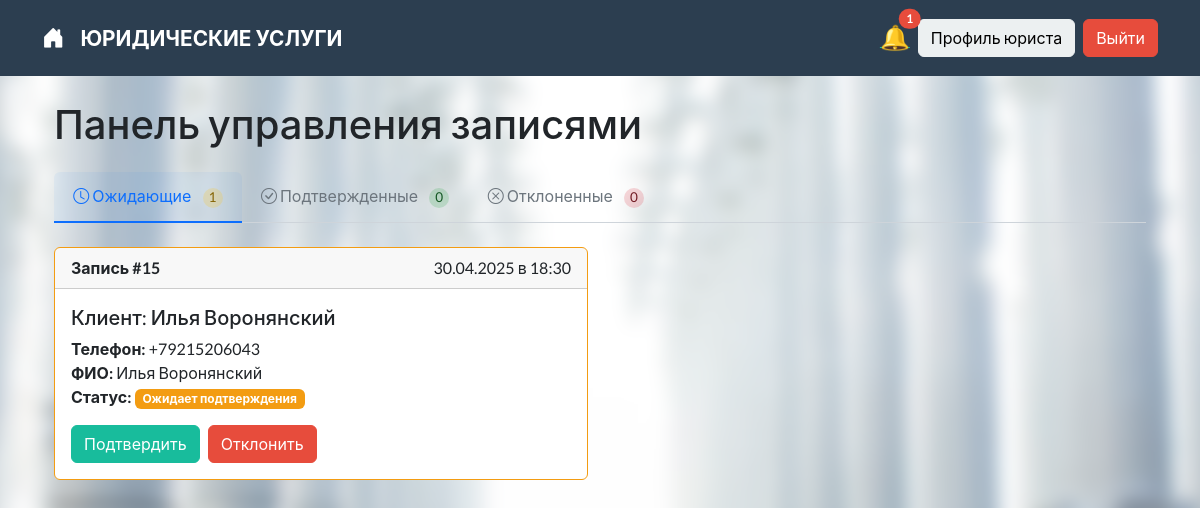
The page /appointments/lawyer_dashboard/ (signed in) on the database as committed earlier.
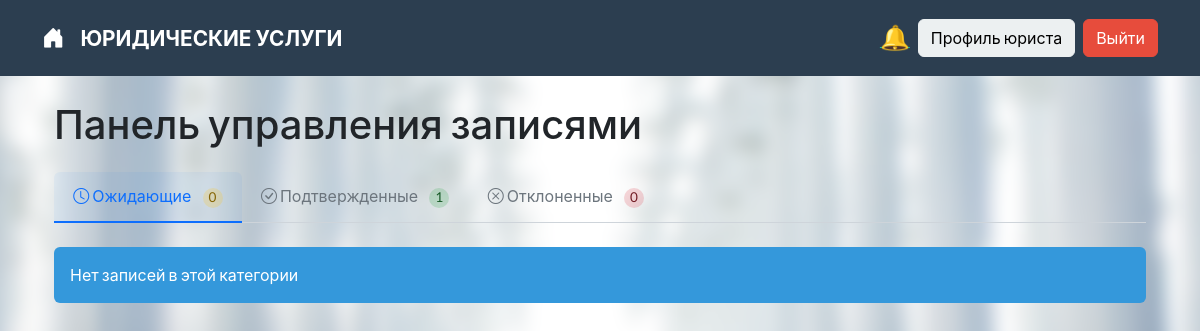
The same page on the database as committed later.
### appointments/models.py (models this page shows, shortened)
class Appointment(models.Model):
    STATUS_CHOICES = [
        ('Pending', 'Ожидает подтверждения'),
        ('Approved', 'Подтверждено'),
        ('Rejected', 'Отклонено'),
    ]
    client = models.ForeignKey(
        settings.AUTH_USER_MODEL,
        on_delete=models.CASCADE,
        related_name='client_appointments',
        verbose_name="Клиент"
    )
    lawyer = models.ForeignKey(
        settings.AUTH_USER_MODEL,
        on_delete=models.CASCADE,
        related_name='lawyer_appointments',
        verbose_name="Юрист"
    )
    date = models.DateTimeField(
        "Дата и время",
        help_text="Дата и время записи"
    )
    status = models.CharField(
        "Статус",
        max_length=10,
        choices=STATUS_CHOICES,
        default='Pending'
    )
    created_at = models.DateTimeField(
        "Создано",
        auto_now_add=True
    )
    updated_at = models.DateTimeField(
        "Обновлено",
        auto_now=True
    )
    class Meta:
        verbose_name = "Запись"
        verbose_name_plural = "Записи"
        ordering = ['-date']
        constraints = [
            models.UniqueConstraint(
                fields=['lawyer', 'date'],
                name='unique_appointment'
            )
        ]
    def get_status_display(self):
        return dict(self.STATUS_CHOICES)[self.status]

### accounts/models.py (models this page shows, shortened)
class CustomUser(AbstractUser):
    username = None
    email = models.EmailField(
        "Email",
        unique=True,
        validators=[
            RegexValidator(
                regex=r'^[\w.%+-]+@[A-Za-z0-9.-]+\.[A-Za-z]{2,}$',
                message="Некорректный формат email"
            )
        ]
    )
    full_name = models.CharField("ФИО", max_length=150)
    phone = models.CharField(
        "Телефон",
        max_length=20,
        unique=True,
        validators=[
            RegexValidator(
                regex=r'^\+?7?\d{10}$',
                message="Телефон должен быть в формате +7XXXXXXXXXX"
            )
        ]
    )
    groups = models.ManyToManyField(
        Group,
        blank=True,
        help_text='The groups this user belongs to. A user will get all permissions granted to each of their groups.',
        verbose_name='groups'
    )
    user_permissions = models.ManyToManyField(
        Permission,
        blank=True,
        help_text='Specific permissions for this user.',
        verbose_name='user permissions'
    )
    USERNAME_FIELD = 'email'
    REQUIRED_FIELDS = ['full_name', 'phone']
    objects = CustomUserManager()

### appointments/views.py (the view)
# urls.py: path('lawyer_dashboard/', views.lawyer_dashboard, name='lawyer_dashboard'),
@login_required
def lawyer_dashboard(request):
    if not request.user.is_staff:
        messages.error(request, "Доступ запрещен. Вы не являетесь юристом.")
        return redirect('home')
    status = request.GET.get('status', 'pending')
    status_map = {
        'pending': 'Pending',
        'approved': 'Approved',
        'rejected': 'Rejected'
    }
    base_appointments = Appointment.objects.select_related('client', 'client__lawyerprofile').filter(lawyer=request.user)
    pending_count = base_appointments.filter(status='Pending').count()
    approved_count = base_appointments.filter(status='Approved').count()
    rejected_count = base_appointments.filter(status='Rejected').count()
    current_status = status_map.get(status, 'pending')
    appointments = base_appointments.filter(status=current_status).order_by('-date')
    context = {
        'appointments': appointments,
        'status': status,
        'pending_count': pending_count,
        'approved_count': approved_count,
        'rejected_count': rejected_count,
    }
    return render(request, 'appointments/lawyer_dashboard.html', context)

### context_processors.py (called while the page is built)
def lawyer_notifications(request):
    from appointments.models import Appointment  # avoid circular imports
    if request.user.is_authenticated and hasattr(request.user, 'lawyerprofile'):
        count = Appointment.objects.filter(lawyer=request.user, status="Pending").count()
        return {'pending_appointments_count': count}
    return {}

### templates/appointments/lawyer_dashboard.html (shortened to what this page needs)
{% extends 'base.html' %}
{% block content %}
<div class="container mt-4">
    <h2 class="mb-4">Панель управления записями</h2>
    <ul class="nav nav-tabs mb-4">
        <li class="nav-item">
            <a class="nav-link {% if status == 'pending' %}active{% endif %}" href="?status=pending">
                <i class="bi bi-clock"></i> Ожидающие
                <span class="status-count pending">{{ pending_count }}</span>
            </a>
        </li>
        <li class="nav-item">
            <a class="nav-link {% if status == 'approved' %}active{% endif %}" href="?status=approved">
                <i class="bi bi-check-circle"></i> Подтвержденные
                <span class="status-count approved">{{ approved_count }}</span>
            </a>
        </li>
        <li class="nav-item">
            <a class="nav-link {% if status == 'rejected' %}active{% endif %}" href="?status=rejected">
                <i class="bi bi-x-circle"></i> Отклоненные
                <span class="status-count rejected">{{ rejected_count }}</span>
            </a>
        </li>
    </ul>
    <div class="row">
        {% for appointment in appointments %}
        <div class="col-md-6 mb-4">
            <div class="card {% if appointment.status == 'Pending' %}border-warning{% elif appointment.status == 'Approved' %}border-success{% else %}border-danger{% endif %}">
                <div class="card-header">
                    <strong>Запись #{{ appointment.id }}</strong>
                    <span class="float-end">
                        {{ appointment.date|date:"d.m.Y" }} в {{ appointment.date|date:"H:i" }}
                    </span>
                </div>
                <div class="card-body">
                    <h5 class="card-title">Клиент: {{ appointment.client.full_name }}</h5>
                    <p class="card-text">
                        <strong>Телефон:</strong> {{ appointment.client.phone|default:"Не указан" }}<br>
                        <strong>ФИО:</strong> {{ appointment.client.full_name|default:"Не указано" }}<br>
                        <strong>Статус:</strong>
                        <span class="badge {% if appointment.status == 'Pending' %}bg-warning{% elif appointment.status == 'Approved' %}bg-success{% else %}bg-danger{% endif %}">
                            {{ appointment.get_status_display }}
                        </span>
                    </p>
                    {% if appointment.status == 'Pending' %}
                    <div class="btn-group">
                        <form method="post" action="{% url 'appointments:update_status' appointment.id %}" class="d-inline">
                            <button type="submit" class="btn btn-success me-2">Подтвердить</button>
                        </form>
                        <form method="post" action="{% url 'appointments:update_status' appointment.id %}" class="d-inline">
                            <button type="submit" class="btn btn-danger">Отклонить</button>
                        </form>
                    </div>
                    {% elif appointment.status == 'Approved' %}
                    <form method="post" action="{% url 'appointments:update_status' appointment.id %}" class="d-inline">
                        {% csrf_token %}
                        <input type="hidden" name="status" value="Rejected">
                        <button type="submit" class="btn btn-warning">Отменить запись</button>
                    </form>
                    {% endif %}
                </div>
            </div>
        </div>
        {% empty %}
        <div class="col-12">
            <div class="alert alert-info">
                Нет записей в этой категории
            </div>
        </div>
        {% endfor %}
    </div>
</div>
{% endblock %}

### templates/base.html (shortened to what this page needs)
<!DOCTYPE html>
<html>
<head>
    {% load static %}
    <link href="https://cdn.jsdelivr.net/npm/bootswatch@5.3.0/dist/flatly/bootstrap.min.css" rel="stylesheet">
    <link href="{% static 'styles.css' %}" rel="stylesheet">
    <link rel="stylesheet" href="https://cdn.jsdelivr.net/npm/bootstrap-icons@1.11.1/font/bootstrap-icons.css">
</head>
<body>
    <nav class="navbar navbar-expand-lg navbar-dark bg-primary">
        <div class="container">
            <a class="navbar-brand d-flex align-items-center fw-bold" href="{% url 'home' %}" style="font-size: 1.3rem;">
                <i class="bi bi-house-door-fill me-2"></i>
                ЮРИДИЧЕСКИЕ УСЛУГИ
            </a>
            <div class="d-flex">
                {% if user.is_authenticated %}
                    {% if user.lawyerprofile %}
                        <div class="position-relative me-2">
                            <a href="{% url 'appointments:lawyer_dashboard' %}">
                                <span style="font-size: 1.5em;">🔔</span>
                                {% if pending_appointments_count > 0 %}
                                    <span class="position-absolute top-0 start-100 translate-middle badge rounded-pill bg-danger">
                                        {{ pending_appointments_count }}
                                    </span>
                                {% endif %}
                            </a>
                        </div>
                        <a href="{% url 'appointments:lawyer_dashboard' %}" class="btn btn-light me-2">Профиль юриста</a>
                    {% else %}
                        <a href="{% url 'accounts:client_profile' %}" class="btn btn-light me-2">Профиль</a>
                    {% endif %}
                    <form method="post" action="{% url 'accounts:logout' %}">
                        <button type="submit" class="btn btn-danger">Выйти</button>
                    </form>
                {% else %}
                    <a href="{% url 'accounts:login' %}" class="btn btn-light me-2">Войти</a>
                    <a href="{% url 'accounts:register' %}" class="btn btn-success">Регистрация</a>
                {% endif %}
            </div>
        </div>
    </nav>
    <div class="container mt-4">
        {% block content %}{% endblock %}
    </div>
</body>
</html>

### static/styles.css (style rules this page uses)
body { position: relative; z-index: 0; }
body::before { content: ""; position: fixed; top: 0; left: 0; right: 0; bottom: 0; background: url('lawyer_system/static/images/123.avif') no-repeat center center; background-size: cover; transform: scale(1.1); filter: blur(8px); z-index: -1; }

### templates/appointments/lawyer_dashboard.html (style rules this page uses)
.nav-tabs .nav-link { position: relative; padding: 0.8rem 1.2rem; color: #6c757d; transition: all 0.2s ease; border: none; border-bottom: 2px solid transparent; }
.nav-tabs .nav-link.active { color: #0d6efd; border-color: #0d6efd; background-color: rgba(13,110,253,0.05); }
.status-count { display: inline-flex; align-items: center; justify-content: center; min-width: 20px; height: 20px; padding: 0 6px; margin-left: 8px; font-size: 0.85rem; font-weight: 500; border-radius: 10px; }
.status-count.pending { background-color: rgba(255, 193, 7, 0.2); color: #856404; }
.status-count.approved { background-color: rgba(40, 167, 69, 0.2); color: #155724; }
.status-count.rejected { background-color: rgba(220, 53, 69, 0.2); color: #721c24; }

### templates/base.html (style rules this page uses)
.navbar-brand { position: relative; transition: all 0.2s ease; display: flex; align-items: center; gap: 8px; }
.navbar-brand i { transition: transform 0.2s ease; font-size: 1.4rem; }
.navbar-brand:after { content: ''; position: absolute; width: 100%; height: 2px; bottom: -2px; left: 0; background-color: #fff; transform: scaleX(0); transition: transform 0.2s ease; }

Rows that differ between the two databases and show on the page:
no longer on this page (row edited): Appointment: id "15", date "30.04.2025", date "18:30", client.full_name "Илья Воронянский", client.phone "+79215206043", status "Ожидает подтверждения", shows "Подтвердить"
Other text that changed with them:
{{ pending_count }}: "1" → "0"
{{ approved_count }}: "0" → "1"
{{ pending_appointments_count }}: "1" → (not shown)
text now shown: "Нет записей в этой категории"
